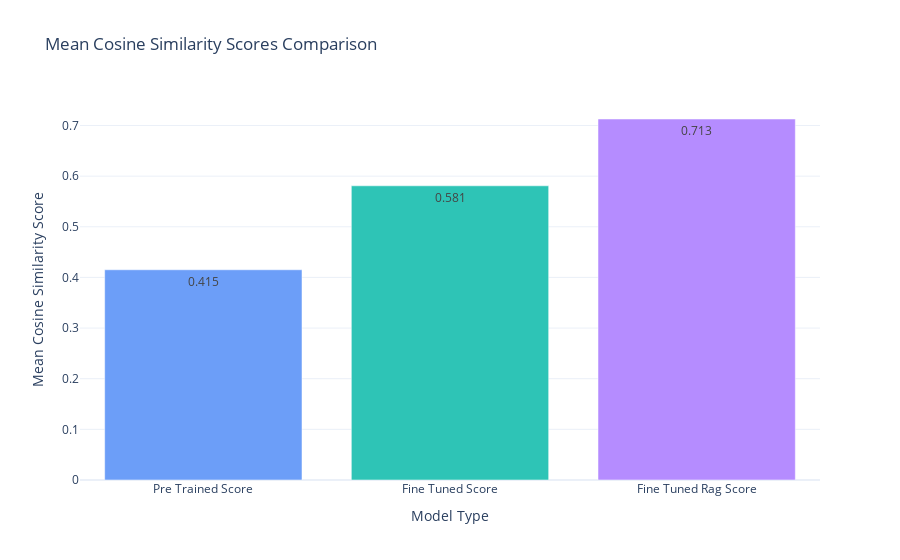

Write notebook code for a chart like this one.
### Code cell
slice_idx = slice(0, 1000)

mean_scores = [data[col][slice_idx].mean() for col in ploting_column]
labels = [col.replace('_', ' ').title() for col in ploting_column]
colors = ['#6C9EF8', '#2EC4B6', '#B58CFF']

fig = go.Figure(
    data=[
        go.Bar(
            x=labels,
            y=mean_scores,
            text=[f"{m:.3f}" for m in mean_scores],
            textposition='auto',
            marker_color=colors
        )
    ]
)

fig.update_layout(
    title="Mean Cosine Similarity Scores Comparison",
    xaxis_title="Model Type",
    yaxis_title="Mean Cosine Similarity Score",
    template='plotly_white'
)

fig.show()

### Figure 1 — Plotly figure (JSON) as saved in the notebook; plotly's stock layout.template omitted (floating-point values rounded to 4 significant figures)
{"data": [{"marker": {"color": ["#6C9EF8", "#2EC4B6", "#B58CFF"]}, "text": ["0.415", "0.581", "0.713"], "textposition": "auto", "type": "bar", "x": ["Pre Trained Score", "Fine Tuned Score", "Fine Tuned Rag Score"], "y": [0.4152, 0.5809, 0.7128]}], "layout": {"title": {"text": "Mean Cosine Similarity Scores Comparison"}, "xaxis": {"title": {"text": "Model Type"}}, "yaxis": {"title": {"text": "Mean Cosine Similarity Score"}}}}
